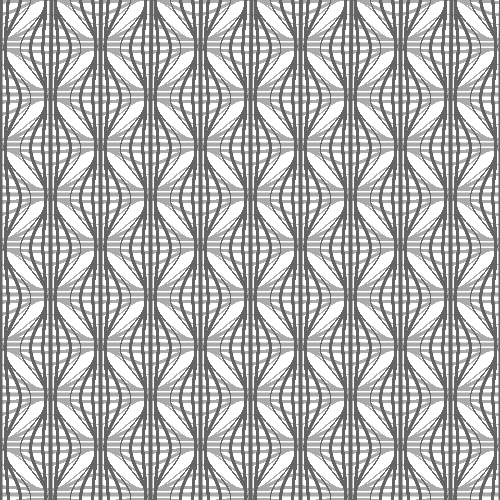
Frame 1 (no input)
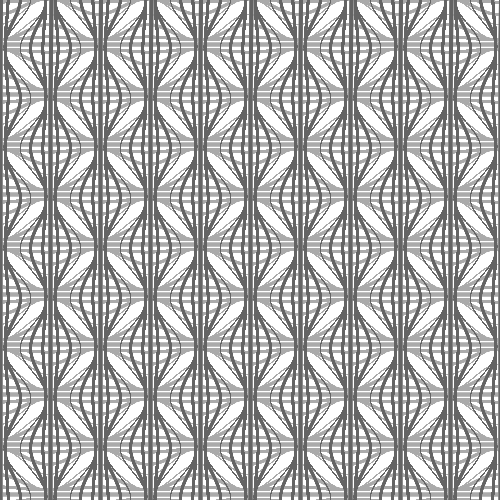
Frame 2 (the mouse pressed at the canvas centre, redrawn once)

The Processing sketch that drew these frames (run headless with seeded random() and noise(); the mouse was pressed at the canvas centre and the sketch redrawn once):

// Processing sketch: processing_108524
// ── processing_108524.pde

void setup(){
  size(500,500);
  smooth();
  noFill();
  background(255);
  noLoop();
}

void drawBottom(int n,int t,color fill){
  float x;
  float dy;
  float y=55;
  int w=10;
  //stroke(complement[int(random(1,5))]);
  stroke(fill);
  strokeWeight(t);
  for(x=0; x<100; x+=0.1){
      dy = sin(x*0.65/w)/n;
      y+=dy;
      line(x, y, x, y);
  }
}

void drawMiddle(color fill){
  //stroke(complement[int(random(1,5))]);
  stroke(fill);
  strokeWeight(4);
  line(0,50,100,50);
}

void drawTop(int n,int t,color fill){
  float x;
  float dy;
  float y=46;
  int w=10;
  strokeWeight(t);
  //stroke(complement[int(random(1,5))]);
  stroke(fill);
  for(x=0; x<100; x+=0.1){
      dy = -1*(sin(x*0.65/w)/n);
      y+=dy;
      line(x, y, x, y);
  }
}

void drawBlock(color fill){
  drawMiddle(fill);
  drawTop(12,1,fill);
  drawTop(20,2,fill);
  drawTop(100,3,fill);
  drawBottom(12,1,fill);
  drawBottom(20,2,fill);
  drawBottom(100,3,fill);
}

void drawLine(color fill){
  for(int i=0; i<=width; i+=100) {
    pushMatrix();
    translate(i,0);
    drawBlock(fill);
    popMatrix();
  }
}

void drawUp(color fill) {
  pushMatrix();
  translate(-50,-50);
  drawLine(fill);
  popMatrix();
}

void drawHorizontal(color fill) {
  for (int i=0; i<=height; i+=100){
    pushMatrix();
    translate(0,-6+i);
    drawUp(fill);
    drawLine(fill);
    popMatrix();
  }
}

void draw() {
  drawHorizontal(170);
  pushMatrix();
  translate(width-5,0);
  rotate(PI/2);
  drawHorizontal(100);
  popMatrix();
}
